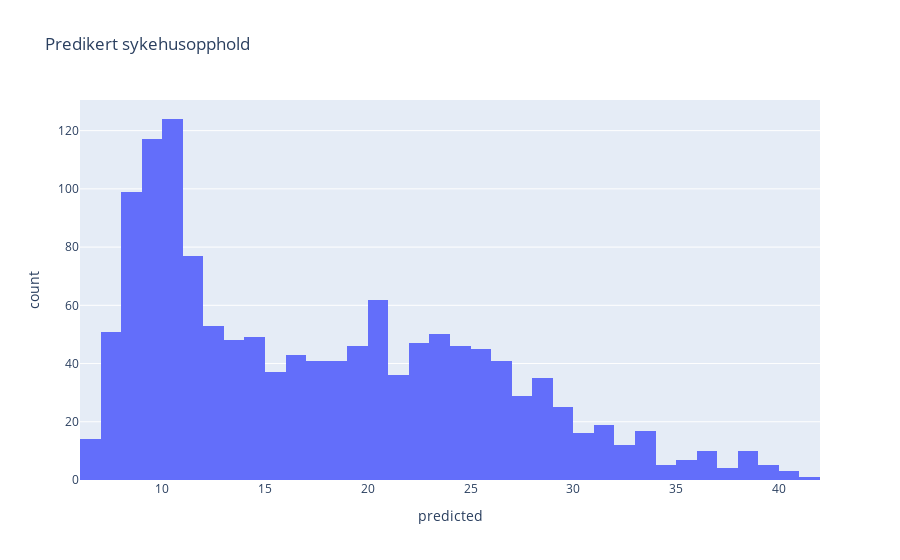

The notebook cell this image was saved under:
### Code cell
predictions_df = pd.read_csv('predictions.csv')

fig = px.histogram(predictions_df, x='predicted', title='Predikert sykehusopphold')
fig.show()

### Figure 1 — Plotly figure (JSON) as saved in the notebook; plotly's stock layout.template omitted (floating-point values rounded to 4 significant figures; data arrays with more than 128 entries replaced by an {"elided": "..."} marker saying what was removed)
{"data": [{"alignmentgroup": "True", "bingroup": "x", "hovertemplate": "predicted=%{x}<br>count=%{y}<extra></extra>", "legendgroup": "", "marker": {"color": "#636efa", "pattern": {"shape": ""}}, "name": "", "offsetgroup": "", "orientation": "v", "showlegend": false, "type": "histogram", "x": {"elided": "1365 float values"}, "xaxis": "x", "yaxis": "y"}], "layout": {"barmode": "relative", "legend": {"tracegroupgap": 0}, "title": {"text": "Predikert sykehusopphold"}, "xaxis": {"anchor": "y", "domain": [0, 1], "title": {"text": "predicted"}}, "yaxis": {"anchor": "x", "domain": [0, 1], "title": {"text": "count"}}}}
